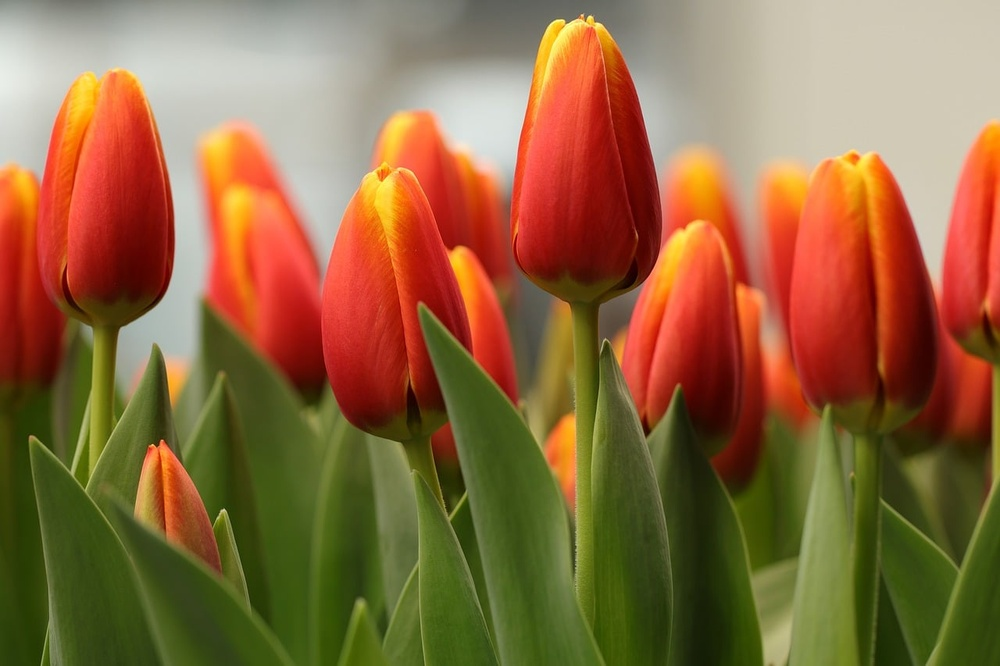
//> input picture resources/test_image.jpg, 1000 x 666 px, shrunk from 1280 x 853 before the run
$ ./main   (built with g++ and OpenCV 4)
//> lines starting //> are read from the running program, lines starting //| are printed output that depends on the picture; after the words box and inside, x2 and y2 are one past the last pixel; in counts of white or black regions, pixels touching at a corner belong together
#include "vision_utils.hpp"

#include <opencv2/opencv.hpp>

#include <fstream>
#include <iostream>
#include <vector>

int main(int argc, char** argv) {
    const std::string inputPath = argc > 1 ? argv[1] : "resources/test_image.jpg";
    const std::string outputDir = argc > 2 ? argv[2] : "result/task1_images";

    try {
        vision::ensureDirectory(outputDir);
//> (this line was passed over: vision is not available in this run)
        const cv::Mat image = cv::imread(inputPath, cv::IMREAD_COLOR);
//> image is the input picture: 666 rows x 1000 cols, CV_8UC3; mean B, G, R 63.9, 103.8, 141.8
        if (image.empty()) {
            std::cerr << "Cannot read image: " << inputPath << '\n';
            return 1;
        }

        cv::Mat gray;
        cv::cvtColor(image, gray, cv::COLOR_BGR2GRAY);
        vision::saveImage(outputDir + "/gray.png", gray);
//> (this line was passed over: vision is not available in this run)

        cv::Mat hsv;
        cv::cvtColor(image, hsv, cv::COLOR_BGR2HSV);
//> hsv: 666 rows x 1000 cols, CV_8UC3; mean H, S, V 24.5, 155.8, 147.7
        std::vector<cv::Mat> hsvChannels;
        cv::split(hsv, hsvChannels);
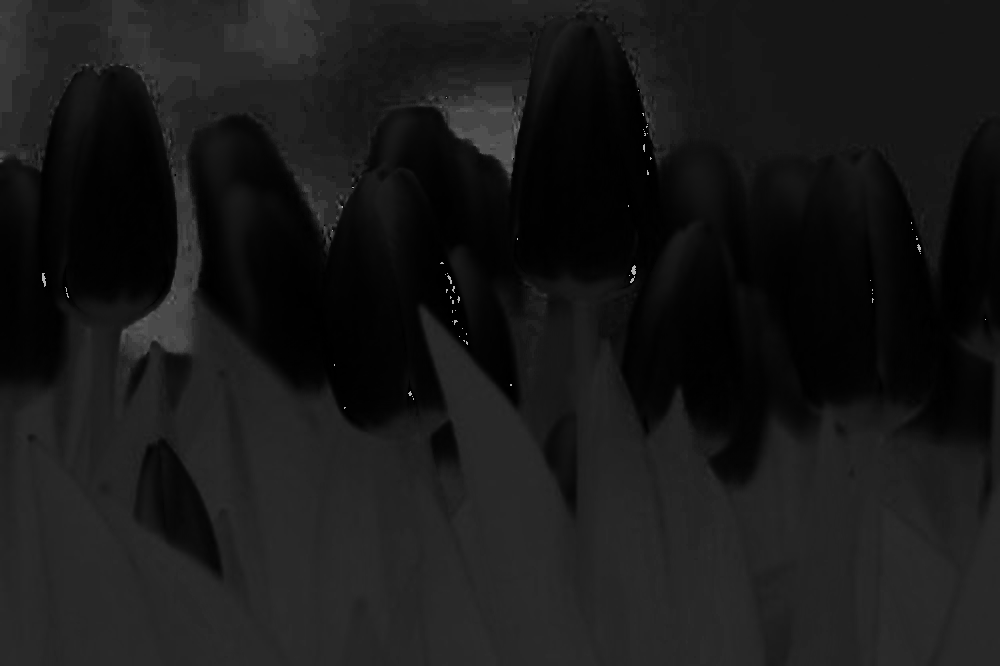
//> hsvChannels[0]: 666 rows x 1000 cols, CV_8UC1; min 0, max 179, mean 24.5
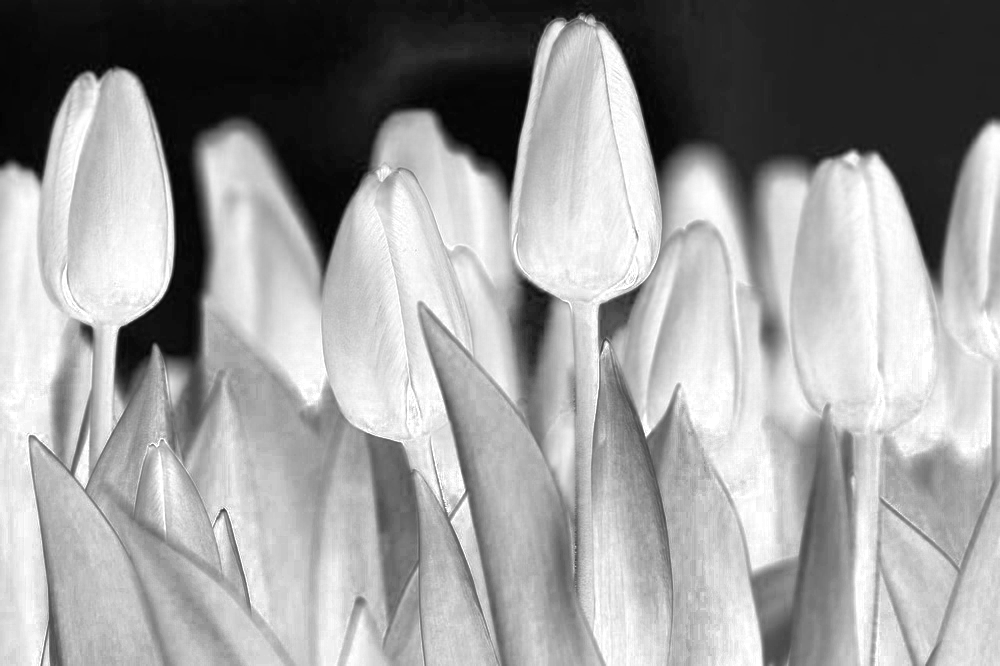
//> hsvChannels[1]: 666 rows x 1000 cols, CV_8UC1; min 0, max 255, mean 155.8
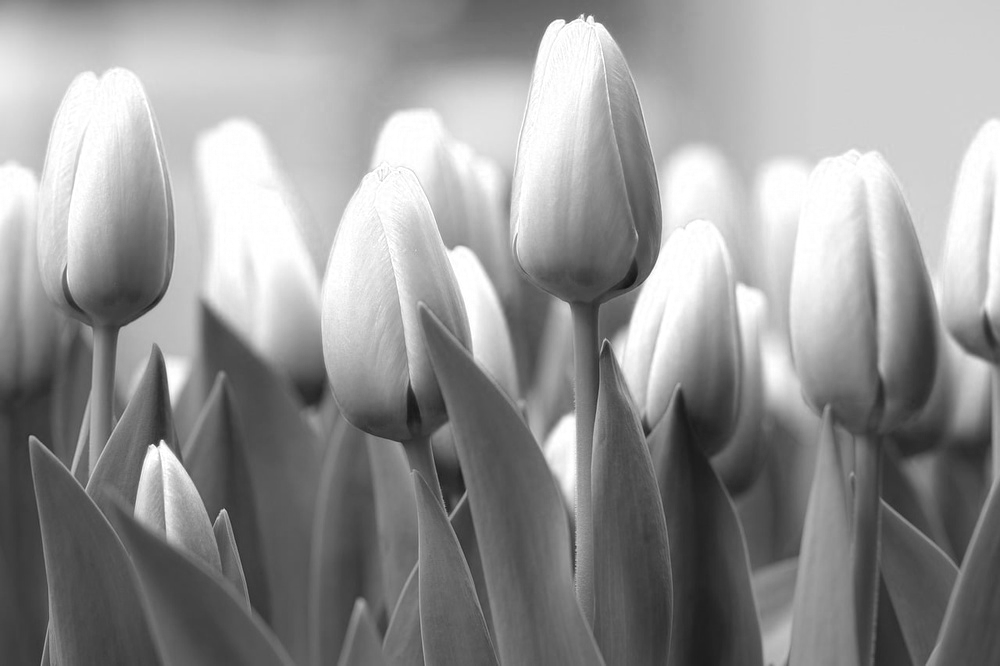
//> hsvChannels[2]: 666 rows x 1000 cols, CV_8UC1; min 18, max 255, mean 147.7
        vision::saveImage(outputDir + "/hsv_h.png", hsvChannels[0]);
//> (this line was passed over: vision is not available in this run)
        vision::saveImage(outputDir + "/hsv_s.png", hsvChannels[1]);
//> (this line was passed over: vision is not available in this run)
        vision::saveImage(outputDir + "/hsv_v.png", hsvChannels[2]);
//> (this line was passed over: vision is not available in this run)

        cv::Mat meanFiltered, gaussianFiltered, medianFiltered;
        cv::blur(image, meanFiltered, cv::Size(5, 5));
        cv::GaussianBlur(image, gaussianFiltered, cv::Size(5, 5), 1.5);
        cv::medianBlur(image, medianFiltered, 5);
        vision::saveImage(outputDir + "/mean_filter.png", meanFiltered);
//> (this line was passed over: vision is not available in this run)
        vision::saveImage(outputDir + "/gaussian_filter.png", gaussianFiltered);
//> (this line was passed over: vision is not available in this run)
        vision::saveImage(outputDir + "/median_filter.png", medianFiltered);
//> (this line was passed over: vision is not available in this run)

        cv::Mat redLow, redHigh, redMask;
        cv::inRange(hsv, cv::Scalar(0, 70, 50), cv::Scalar(12, 255, 255), redLow);
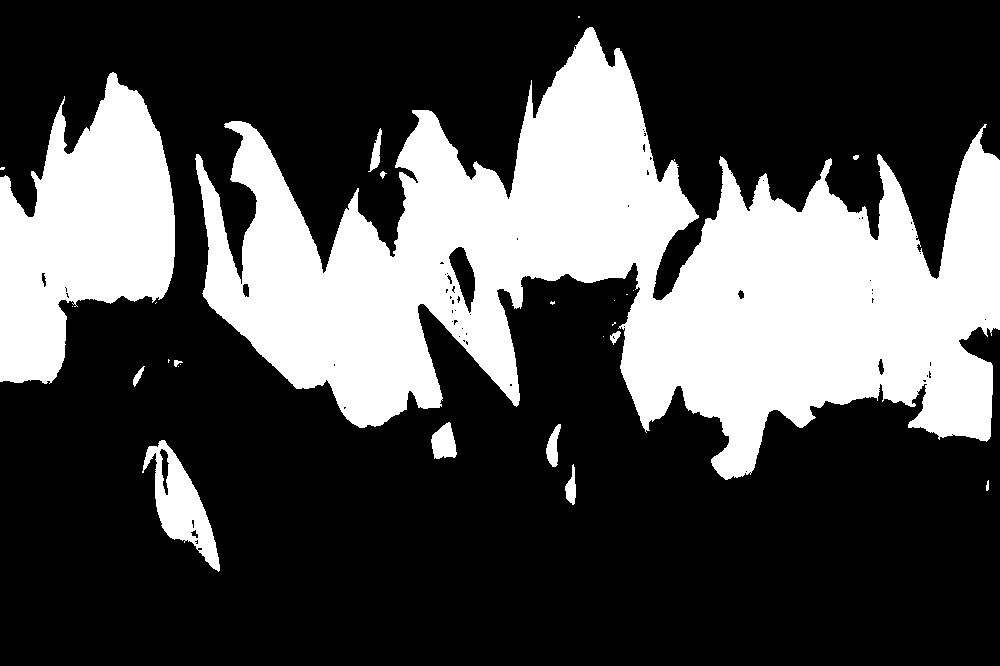
//> redLow: 666 rows x 1000 cols, CV_8UC1; 30.4% white; 26 white regions (13 under 20 px), largest, box (x1, y1, x2, y2) and area: (195, 27, 1000, 480) 163554, (0, 72, 175, 384) 33258, (142, 440, 220, 572) 3969
        cv::inRange(hsv, cv::Scalar(165, 70, 50), cv::Scalar(179, 255, 255), redHigh);
//> redHigh: 666 rows x 1000 cols, CV_8UC1; 0.03% white in thin lines or dots, all inside (x1, y1, x2, y2) = (42, 129, 986, 409)
        cv::bitwise_or(redLow, redHigh, redMask);
//> redMask: 666 rows x 1000 cols, CV_8UC1; 30.5% white; 26 white regions (13 under 20 px), largest, box (x1, y1, x2, y2) and area: (195, 27, 1000, 480) 163738, (0, 72, 175, 384) 33306, (142, 440, 220, 572) 3969
        vision::saveImage(outputDir + "/red_mask.png", redMask);
//> (this line was passed over: vision is not available in this run)

        const cv::Mat kernel = cv::getStructuringElement(cv::MORPH_ELLIPSE, cv::Size(5, 5));
        cv::Mat eroded, dilated, opened, closed;
        cv::erode(redMask, eroded, kernel);
//> eroded: 666 rows x 1000 cols, CV_8UC1; 28.2% white; 18 white regions (9 under 20 px), largest, box (x1, y1, x2, y2) and area: (198, 29, 1000, 478) 152660, (0, 74, 173, 382) 31448, (157, 442, 218, 569) 2770
        cv::dilate(redMask, dilated, kernel);
//> dilated: 666 rows x 1000 cols, CV_8UC1; 32.8% white; 18 white regions (2 under 20 px), largest, box (x1, y1, x2, y2) and area: (193, 25, 1000, 482) 174792, (0, 70, 177, 386) 35237, (140, 438, 222, 574) 5009
        cv::morphologyEx(redMask, opened, cv::MORPH_OPEN, kernel);
//> opened: 666 rows x 1000 cols, CV_8UC1; 30.3% white; 12 white regions (3 under 20 px), largest, box (x1, y1, x2, y2) and area: (196, 27, 1000, 480) 163294, (0, 72, 175, 384) 33211, (144, 440, 220, 571) 3902
        cv::morphologyEx(redMask, closed, cv::MORPH_CLOSE, kernel);
//> closed: 666 rows x 1000 cols, CV_8UC1; 30.6% white; 21 white regions (9 under 20 px)
        vision::saveImage(outputDir + "/erode.png", eroded);
//> (this line was passed over: vision is not available in this run)
        vision::saveImage(outputDir + "/dilate.png", dilated);
//> (this line was passed over: vision is not available in this run)
        vision::saveImage(outputDir + "/open.png", opened);
//> (this line was passed over: vision is not available in this run)
        vision::saveImage(outputDir + "/close.png", closed);
//> (this line was passed over: vision is not available in this run)

        std::vector<std::vector<cv::Point>> contours;
        cv::findContours(closed.clone(), contours, cv::RETR_EXTERNAL, cv::CHAIN_APPROX_SIMPLE);
//> contours = 21 contours, 12 with area under 20; largest, box (x1, y1, x2, y2) and area: (195, 27, 1000, 480) 163050, (0, 72, 175, 384) 32860, (142, 440, 220, 572) 4104, (431, 422, 457, 459) 628, (546, 424, 561, 467) 318
        cv::Mat contourResult = image.clone();
        std::vector<double> acceptedAreas;
        for (const auto& contour : contours) {
            const double area = cv::contourArea(contour);
            if (area < 300.0) continue;
            acceptedAreas.push_back(area);
            const cv::Rect box = cv::boundingRect(contour);
            std::vector<std::vector<cv::Point>> one{contour};
            cv::drawContours(contourResult, one, 0, cv::Scalar(0, 255, 0), 2, cv::LINE_AA);
            cv::rectangle(contourResult, box, cv::Scalar(255, 0, 0), 2, cv::LINE_AA);
            const int labelY = std::max(22, box.y - 6);
            cv::putText(contourResult, cv::format("area=%.0f", area),
                        cv::Point(box.x, labelY), cv::FONT_HERSHEY_SIMPLEX,
                        0.55, cv::Scalar(255, 255, 255), 3, cv::LINE_AA);
            cv::putText(contourResult, cv::format("area=%.0f", area),
                        cv::Point(box.x, labelY), cv::FONT_HERSHEY_SIMPLEX,
                        0.55, cv::Scalar(20, 20, 20), 1, cv::LINE_AA);
        }
//> this loop made 21 passes
//> (area, box, labelY) on passes 3, 4, 5, 19, 20: (4104.5, Rect(142, 440, 78, 132), 434), (318.5, Rect(546, 424, 15, 43), 418), (628.5, Rect(431, 422, 26, 37), 416), (32860.5, Rect(0, 72, 175, 312), 66), (163050.5, Rect(195, 27, 805, 453), 22)
//> area on passes 2, 6, 7, 18: 219, 71.5, 30.5, 219
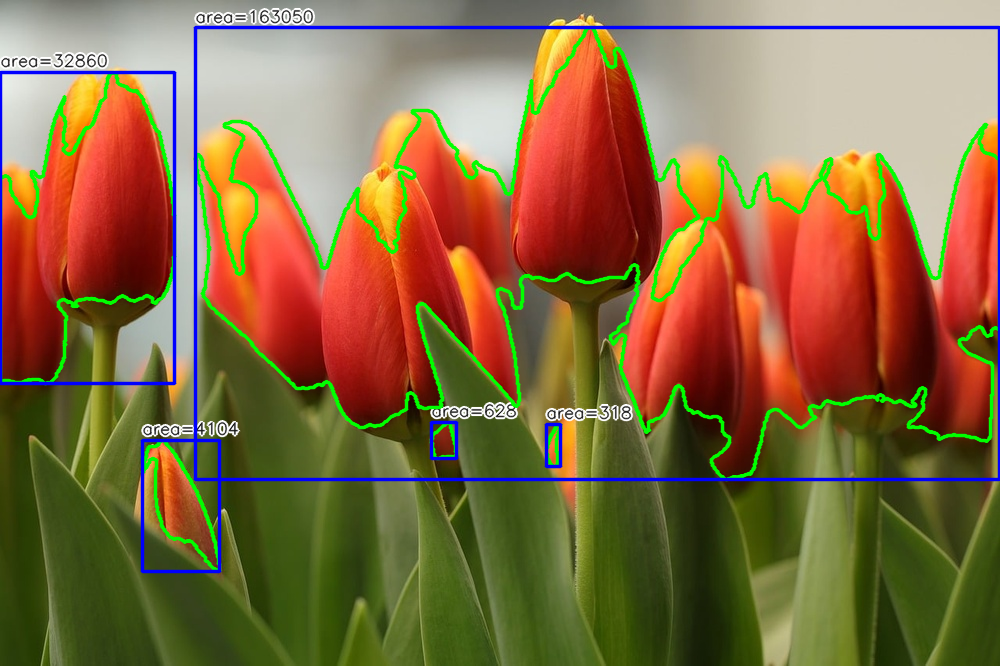
//> contourResult: 666 rows x 1000 cols, CV_8UC3; mean B, G, R 65.9, 106.7, 133.4
        vision::saveImage(outputDir + "/contours_boxes.png", contourResult);
//> (this line was passed over: vision is not available in this run)

        cv::Mat drawing = image.clone();
        cv::circle(drawing, cv::Point(image.cols / 4, image.rows / 3),
                   std::min(image.cols, image.rows) / 12, cv::Scalar(255, 0, 0), 4, cv::LINE_AA);
        cv::rectangle(drawing,
                      cv::Rect(image.cols / 2, image.rows / 4, image.cols / 4, image.rows / 3),
                      cv::Scalar(0, 255, 0), 4, cv::LINE_AA);
        cv::putText(drawing, "RoboMaster OpenCV", cv::Point(40, image.rows - 45),
                    cv::FONT_HERSHEY_SIMPLEX, 1.0, cv::Scalar(255, 255, 255), 4, cv::LINE_AA);
        cv::putText(drawing, "RoboMaster OpenCV", cv::Point(40, image.rows - 45),
                    cv::FONT_HERSHEY_SIMPLEX, 1.0, cv::Scalar(0, 80, 255), 2, cv::LINE_AA);
        vision::saveImage(outputDir + "/drawing.png", drawing);
//> (this line was passed over: vision is not available in this run)

        const cv::Point2f center(image.cols / 2.0F, image.rows / 2.0F);
//> center = Point(500, 333)
        const cv::Mat rotation = cv::getRotationMatrix2D(center, 35.0, 1.0);
        cv::Mat rotated;
        cv::warpAffine(image, rotated, rotation, image.size(), cv::INTER_LINEAR,
                       cv::BORDER_CONSTANT, cv::Scalar(0, 0, 0));
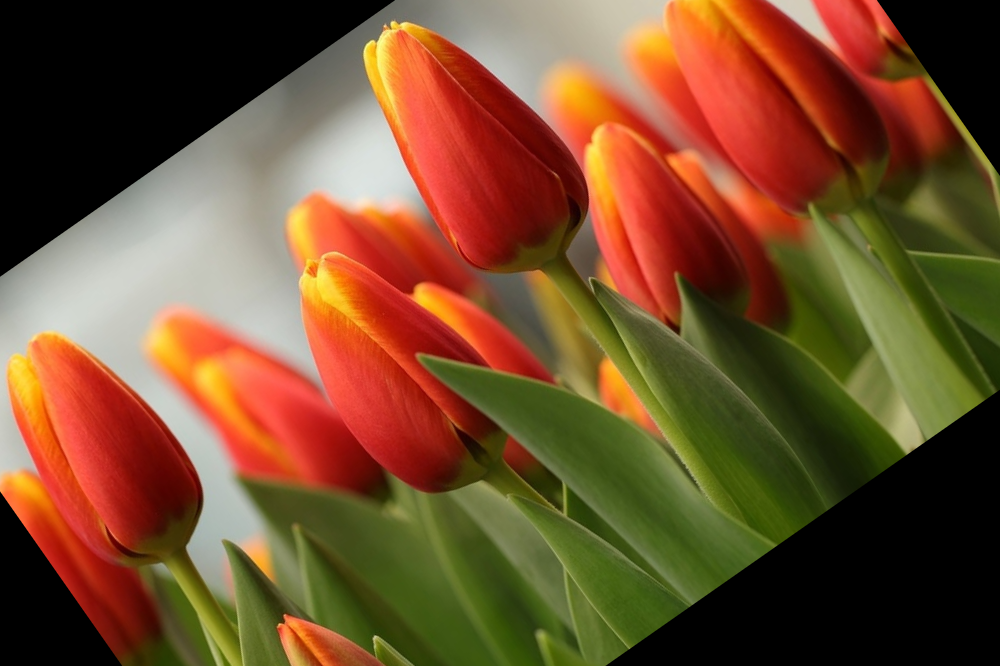
//> rotated: 666 rows x 1000 cols, CV_8UC3; mean B, G, R 45.8, 77.8, 115.2
        vision::saveImage(outputDir + "/rotated_35deg.png", rotated);
//> (this line was passed over: vision is not available in this run)

        const cv::Mat crop = image(cv::Rect(0, 0, image.cols / 2, image.rows / 2)).clone();
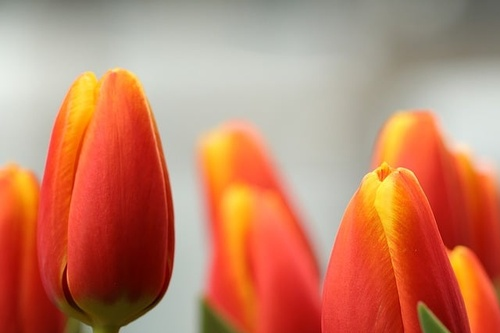
//> crop: 333 rows x 500 cols, CV_8UC3; mean B, G, R 102.9, 128.4, 194.8
        vision::saveImage(outputDir + "/crop_top_left.png", crop);
//> (this line was passed over: vision is not available in this run)

        std::ofstream report(outputDir + "/task1_analysis.txt");
        report << "input=" << inputPath << "\n"
               << "size=" << image.cols << "x" << image.rows << "\n"
               << "mean_kernel=5x5\n"
               << "gaussian_kernel=5x5 sigma=1.5\n"
               << "median_kernel=5\n"
               << "red_hsv=[0,12]U[165,179], S=[70,255], V=[50,255]\n"
               << "morphology_kernel=ellipse 5x5\n"
               << "minimum_contour_area=300 px^2\n"
               << "accepted_contours=" << acceptedAreas.size() << "\n";
        for (std::size_t i = 0; i < acceptedAreas.size(); ++i) {
            report << "area_" << i + 1 << "=" << acceptedAreas[i] << " px^2\n";
        }
//> this loop made 5 passes

        std::cout << "Task 1 complete: wrote 16 required images to " << outputDir << '\n';
        std::cout << "Accepted contour areas (px^2):";
        for (double area : acceptedAreas) std::cout << ' ' << cvRound(area);
//> this loop made 5 passes
//> area on passes 1 to 5: 4104.5, 318.5, 628.5, 32860.5, 163050.5
//|  4104 318 628 32860 163050
        std::cout << '\n';
        return 0;
//> (the program exits here)
